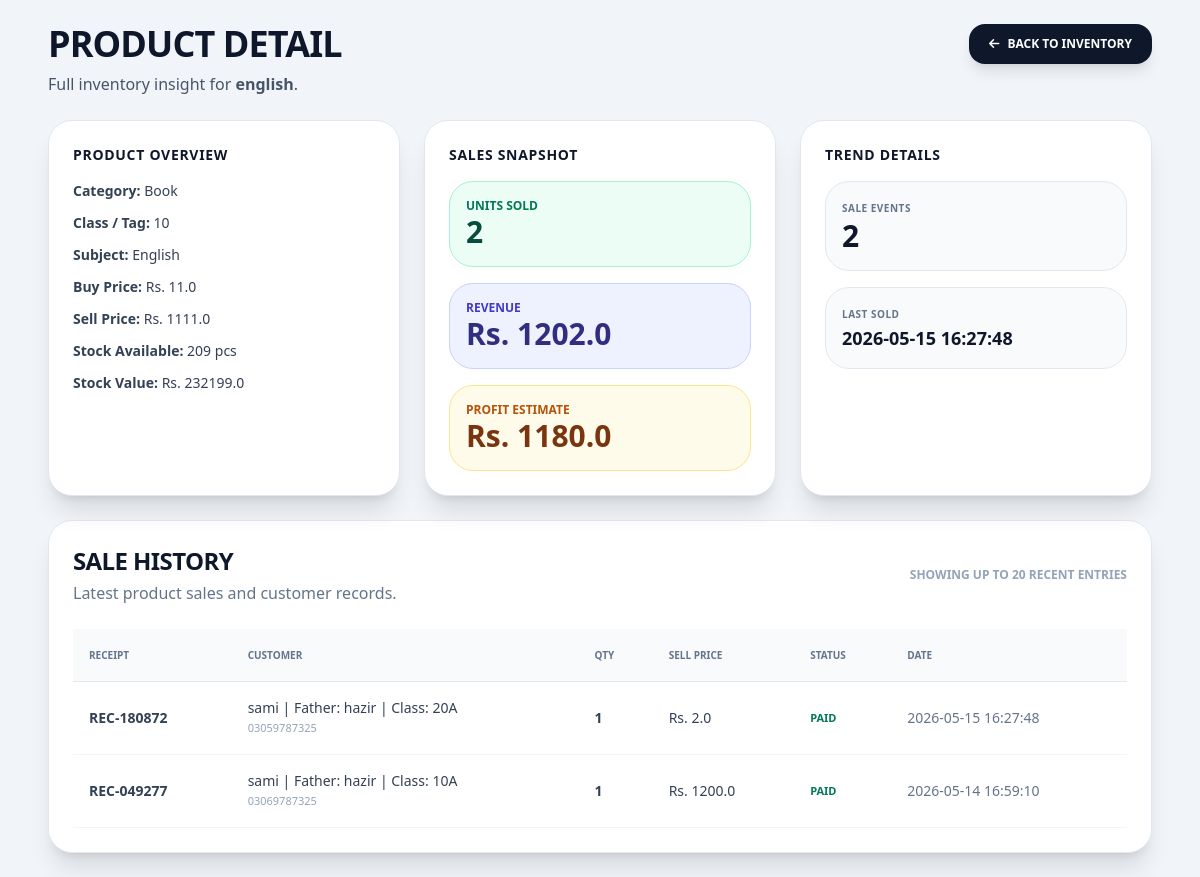
Page /product/3 (signed in) on the committed database.
### tables this page shows
CREATE TABLE products (
        id INTEGER PRIMARY KEY AUTOINCREMENT,
        name TEXT NOT NULL,
        category TEXT, -- Book, Notebook, Stationery
        student_class TEXT,
        subject TEXT,
        purchase_price REAL,
        selling_price REAL,
        stock INTEGER
    , tag TEXT, variation TEXT);

CREATE TABLE sale_items (sale_id INTEGER, product_name TEXT, qty INTEGER, price REAL);

CREATE TABLE sales (
        id INTEGER PRIMARY KEY AUTOINCREMENT,
        customer_id INTEGER,
        receipt_number TEXT UNIQUE,
        total_amount REAL,
        profit REAL,
        payment_status TEXT, -- 'Paid' or 'Pending' (Udhaar)
        timestamp DATETIME DEFAULT CURRENT_TIMESTAMP
    , cash_paid REAL DEFAULT 0);

CREATE TABLE customers (id INTEGER PRIMARY KEY AUTOINCREMENT, name TEXT, phone TEXT, student_name TEXT);

### main.py (the view)
@app.get("/product/{product_id}")
async def product_detail(request: Request, product_id: int):
    if not is_logged_in(request): raise HTTPException(status_code=401)
    conn = get_db()
    product = conn.execute("SELECT * FROM products WHERE id = ?", (product_id,)).fetchone()
    if not product:
        conn.close()
        raise HTTPException(status_code=404, detail="Product not found")
    analytics = conn.execute("""
        SELECT
            SUM(si.qty) as total_units,
            SUM(si.qty * si.price) as total_revenue,
            MAX(s.timestamp) as last_sold,
            COUNT(*) as sale_count
        FROM sale_items si
        JOIN sales s ON si.sale_id = s.id
        WHERE si.product_name = ?
    """, (product['name'],)).fetchone()
    sales = conn.execute("""
        SELECT si.qty, si.price, s.receipt_number, s.payment_status, s.timestamp,
               c.name as customer_name, c.phone as customer_phone
        FROM sale_items si
        JOIN sales s ON si.sale_id = s.id
        LEFT JOIN customers c ON s.customer_id = c.id
        WHERE si.product_name = ?
        ORDER BY s.timestamp DESC
        LIMIT 20
    """, (product['name'],)).fetchall()
    conn.close()
    total_units = analytics['total_units'] if analytics['total_units'] else 0
    total_revenue = analytics['total_revenue'] if analytics['total_revenue'] else 0
    sale_count = analytics['sale_count'] if analytics['sale_count'] else 0
    last_sold = analytics['last_sold']
    profit = total_revenue - (total_units * product['purchase_price']) if total_units else 0
    return templates.TemplateResponse(request, "product_detail.html", {
        "product": product,
        "sales": sales,
        "analytics": {
            "total_units": total_units,
            "total_revenue": total_revenue,
            "sale_count": sale_count,
            "last_sold": last_sold,
            "profit": profit
        }
    })

### templates/product_detail.html (shortened to what this page needs)
<!DOCTYPE html>
<html lang="en">
<head>
    <script src="https://cdn.tailwindcss.com"></script>
    <link rel="stylesheet" href="https://cdnjs.cloudflare.com/ajax/libs/font-awesome/6.0.0/css/all.min.css">
</head>
<body class="bg-slate-100 min-h-screen font-sans text-slate-900">
    <div class="max-w-6xl mx-auto p-6">
        <div class="flex flex-col md:flex-row justify-between items-start gap-4 mb-6">
            <div>
                <h1 class="text-4xl font-black uppercase tracking-tight">Product Detail</h1>
                <p class="text-slate-600 mt-2">Full inventory insight for <strong>{{ product.name }}</strong>.</p>
            </div>
            <div class="space-x-2">
                <a href="/" class="inline-flex items-center gap-2 bg-slate-900 text-white px-5 py-3 rounded-2xl font-black uppercase text-xs shadow-lg hover:bg-slate-800 transition"><i class="fas fa-arrow-left"></i> Back to Inventory</a>
            </div>
        </div>
        <div class="grid grid-cols-1 lg:grid-cols-3 gap-6 mb-6">
            <div class="bg-white rounded-3xl shadow-xl p-6 border border-slate-200">
                <h2 class="font-black text-slate-900 uppercase text-sm tracking-wider mb-4">Product Overview</h2>
                <div class="space-y-3 text-sm text-slate-700">
                    <div><span class="font-black">Category:</span> {{ product.category }}</div>
                    <div><span class="font-black">Class / Tag:</span> {{ product.student_class or product.tag or 'N/A' }}</div>
                    <div><span class="font-black">Subject:</span> {{ product.subject or product.variation or 'N/A' }}</div>
                    <div><span class="font-black">Buy Price:</span> Rs. {{ product.purchase_price }}</div>
                    <div><span class="font-black">Sell Price:</span> Rs. {{ product.selling_price }}</div>
                    <div><span class="font-black">Stock Available:</span> {{ product.stock }} pcs</div>
                    <div><span class="font-black">Stock Value:</span> Rs. {{ (product.stock * product.selling_price) | round(2) }}</div>
                </div>
            </div>
            <div class="bg-white rounded-3xl shadow-xl p-6 border border-slate-200">
                <h2 class="font-black text-slate-900 uppercase text-sm tracking-wider mb-4">Sales Snapshot</h2>
                <div class="grid gap-4 text-slate-700">
                    <div class="bg-emerald-50 p-4 rounded-3xl border border-emerald-200">
                        <div class="text-xs uppercase font-black text-emerald-700">Units Sold</div>
                        <div class="text-3xl font-black text-emerald-900">{{ analytics.total_units }}</div>
                    </div>
                    <div class="bg-indigo-50 p-4 rounded-3xl border border-indigo-200">
                        <div class="text-xs uppercase font-black text-indigo-700">Revenue</div>
                        <div class="text-3xl font-black text-indigo-900">Rs. {{ analytics.total_revenue | round(2) }}</div>
                    </div>
                    <div class="bg-amber-50 p-4 rounded-3xl border border-amber-200">
                        <div class="text-xs uppercase font-black text-amber-700">Profit Estimate</div>
                        <div class="text-3xl font-black text-amber-900">Rs. {{ analytics.profit | round(2) }}</div>
                    </div>
                </div>
            </div>
            <div class="bg-white rounded-3xl shadow-xl p-6 border border-slate-200">
                <h2 class="font-black text-slate-900 uppercase text-sm tracking-wider mb-4">Trend Details</h2>
                <div class="space-y-4 text-slate-700 text-sm">
                    <div class="bg-slate-50 p-4 rounded-3xl border border-slate-200">
                        <div class="font-black uppercase text-[10px] tracking-wider text-slate-500">Sale Events</div>
                        <div class="text-3xl font-black text-slate-900">{{ analytics.sale_count }}</div>
                    </div>
                    <div class="bg-slate-50 p-4 rounded-3xl border border-slate-200">
                        <div class="font-black uppercase text-[10px] tracking-wider text-slate-500">Last Sold</div>
                        <div class="text-lg font-black text-slate-900">{{ analytics.last_sold or 'No sales yet' }}</div>
                    </div>
                </div>
            </div>
        </div>
        <div class="bg-white rounded-3xl shadow-xl p-6 border border-slate-200">
            <div class="flex flex-col md:flex-row justify-between items-start md:items-center gap-4 mb-6">
                <div>
                    <h2 class="font-black text-2xl uppercase tracking-tight">Sale History</h2>
                    <p class="text-slate-500 mt-1">Latest product sales and customer records.</p>
                </div>
                <div class="text-xs uppercase font-black text-slate-400">Showing up to 20 recent entries</div>
            </div>
            {% if sales %}
            <div class="overflow-x-auto">
                <table class="min-w-full text-left text-sm text-slate-700">
                    <thead class="bg-slate-50 text-slate-500 uppercase text-[10px] font-black">
                        <tr>
                            <th class="p-4">Receipt</th>
                            <th class="p-4">Customer</th>
                            <th class="p-4">Qty</th>
                            <th class="p-4">Sell Price</th>
                            <th class="p-4">Status</th>
                            <th class="p-4">Date</th>
                        </tr>
                    </thead>
                    <tbody class="border-t border-slate-200">
                        {% for sale in sales %}
                        <tr class="border-b border-slate-100 hover:bg-slate-50">
                            <td class="p-4 font-bold">{{ sale.receipt_number }}</td>
                            <td class="p-4">
                                <div>{{ sale.customer_name or 'Walk-in' }}</div>
                                <div class="text-[11px] text-slate-400">{{ sale.customer_phone or 'N/A' }}</div>
                            </td>
                            <td class="p-4 font-black">{{ sale.qty }}</td>
                            <td class="p-4">Rs. {{ sale.price }}</td>
                            <td class="p-4 uppercase text-[11px] font-black {{ 'text-emerald-700' if sale.payment_status == 'Paid' else 'text-amber-700' }}">{{ sale.payment_status }}</td>
                            <td class="p-4 text-slate-500">{{ sale.timestamp }}</td>
                        </tr>
                        {% endfor %}
                    </tbody>
                </table>
            </div>
            {% else %}
            <div class="py-12 text-center text-slate-500 font-black uppercase">Koi sale history nahi mili is product ke liye.</div>
            {% endif %}
        </div>
    </div>
</body>
</html>

### rows in the picture
products: name "english", category "Book", student_class "10", subject "English", purchase_price "11.0", selling_price "1111.0", stock "209", (product.stock*product.selling_price)|round(2) "232199.0"
sale_items: receipt_number "REC-180872", name "sami | Father: hazir | Class: 20A", phone "03059787325", qty "1", price "2.0", payment_status "PAID", timestamp "2026-05-15 16:27:48"
sale_items: receipt_number "REC-049277", name "sami | Father: hazir | Class: 10A", phone "03069787325", qty "1", price "1200.0", payment_status "PAID", timestamp "2026-05-14 16:59:10"

### other values in the picture
{{ analytics.total_units }} "2"
{{ analytics.total_revenue | round(2) }} "1202.0"
{{ analytics.profit | round(2) }} "1180.0"
{{ analytics.sale_count }} "2"
{{ analytics.last_sold or 'No sales yet' }} "2026-05-15 16:27:48"
